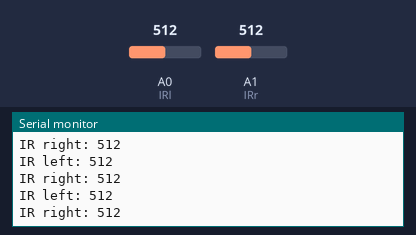
A sketch run on a simulated Arduino Uno, built with avr-gcc and run on an emulated ATmega328P. Shown: the last lines printed to the serial monitor. The test bench sets the inputs (shaded band); at power-on: A0 (IRl) = 512, A1 (IRr) = 512.

Above: at 1.2 s.
1.3 s: A0 (IRl) set to 109
At 2.3 s:
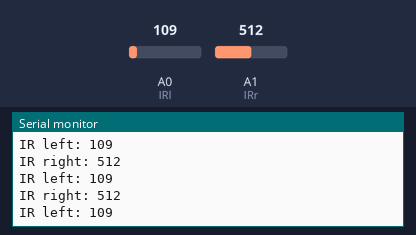
4.3 s: A0 (IRl) set to 94
At 5.0 s:
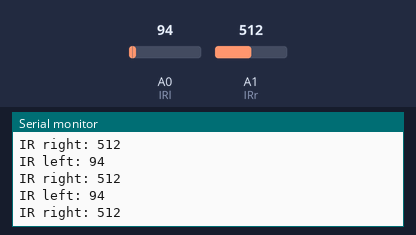
7.3 s: A1 (IRr) set to 110
At 8.1 s:
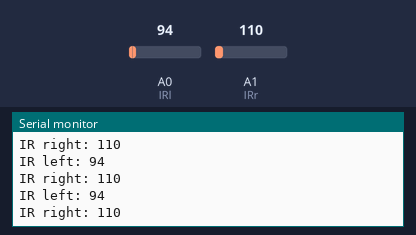
10.3 s: A1 (IRr) set to 89
At 11.4 s:
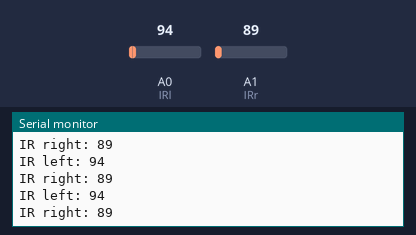
Timing chart, 0 to 13.3 s (numbered marks = the images above; inputs shaded):
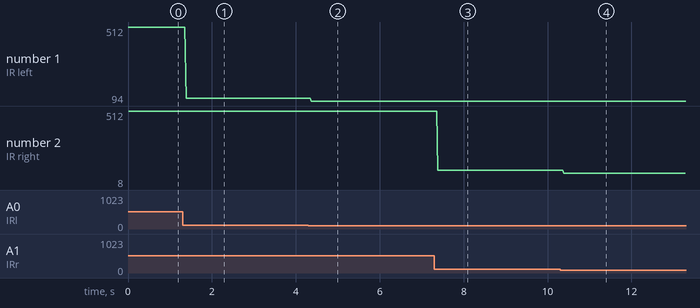

The sketch:

temp.ino
```cpp
#define IRl A0
#define IRr A1


void setup() {
  pinMode(IRl, INPUT);
  pinMode(IRr, INPUT);
  Serial.begin(9600);
}
//white 1
//black 0
void loop() {
//  delay(2000);
  int LEFT = analogRead(IRl);
  int RIGHT = analogRead(IRr);
  Serial.print("IR left: ");
  Serial.println(LEFT);
  Serial.print("IR right: ");
  Serial.println(RIGHT);
}
```

Measured:
- the behaviour switches between 100 and 99 on A0 (IRl) (found by bisection; images 1 and 2)
- after the input at 1.3 s, the serial monitor: prints a new line after 0.09 s (image 1)
- after the input at 4.3 s, the serial monitor: prints a new line after 0.07 s (image 2)
- after the input at 7.3 s, the serial monitor: prints a new line after 0.09 s (image 3)
- after the input at 10.3 s, the serial monitor: prints a new line after 0.09 s (image 4)
- plotted number 1: 512 → 109 after the input at 1.3 s, 109 → 94 after the input at 4.3 s
- plotted number 2: 512 → 110 after the input at 7.3 s, 110 → 8 after the input at 10.3 s
